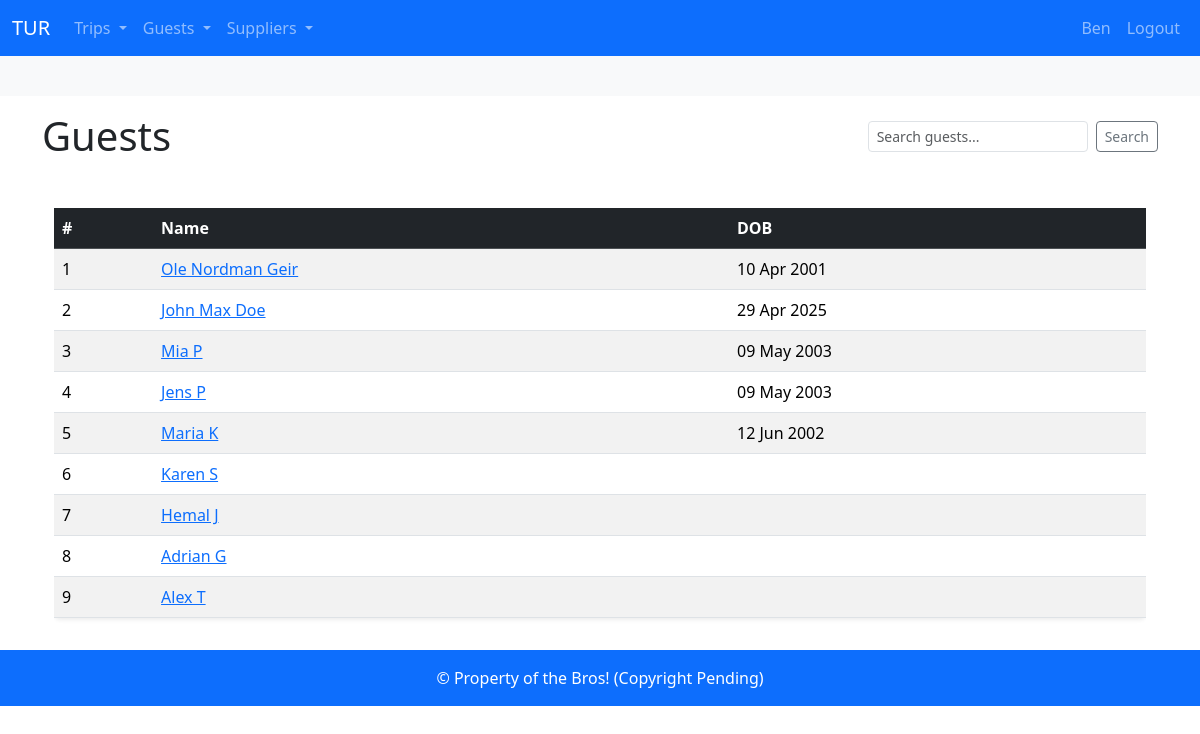
Screenshot of /guest/ (signed in) with the database file from the repository.
### booking_system/models.py (models this page shows, shortened)
class Guest(models.Model):
    first_name = models.CharField(max_length=50)
    last_name = models.CharField(max_length=50)
    middle_name = models.CharField(max_length=50, blank=True, null=True)
    date_of_birth = models.DateField(blank=True, null=True)
    email = models.EmailField(unique=True,blank=True, null=True)
    mobile = PhoneNumberField(region='NO')
    emergency_contact = models.ForeignKey(
        'self',
        on_delete=models.SET_NULL,
        blank=True,
        null=True,
        related_name="emergency_for"
    )
    def __str__(self):
        if self.middle_name:
            return f"{self.first_name} {self.middle_name} {self.last_name}"
        else:
            return f"{self.first_name} {self.last_name}"

### booking_system/views.py (the view)
# urls.py: path("guest/", views.guest_overview, name='guest_overview'),
@login_required
def guest_overview(request):
    search_query = request.GET.get('search', '')
    if search_query:
        guests = search_guests(search_query)
    else:
        guests = Guest.objects.order_by()
    context = {
        'guests':guests
        }
    return render(request,"booking_system/guest/guest_overview.html", context=context)

### booking_system/templates/booking_system/guest/guest_overview.html (shortened to what this page needs)
{%extends "base.html" %}
{%block body%}
<div class="d-flex justify-content-between align-items-center mb-4">
    <h1 class="m-0">Guests</h1>
    <form method="get" class="d-flex" role="search">
        <input type="text" name="search" class="form-control form-control-sm me-2"
               placeholder="Search guests..." value="{{ request.GET.search }}">
        <button class="btn btn-outline-secondary btn-sm" type="submit">Search</button>
    </form>
</div>
<div class="container mt-5">
    <div class="table-responsive">
        <table class="table table-striped table-hover shadow-sm rounded">
            <thead class="table-dark">
                <tr>
                    <th>#</th>
                    <th>Name</th>
                    <th>DOB</th>
                </tr>
            </thead>
            <tbody>
                {% for guest in guests %}
                <tr>
                    <td>{{ forloop.counter }}</td>
                    <td><a href="{% url 'guest_view' guest.id %}">{{ guest }}</a></td>
                    <td>{{ guest.date_of_birth|date:"d M Y" }}</td>
                </tr>
                {% empty %}
                <tr>
                    <td colspan="5" class="text-center">No Guests found.</td>
                </tr>
                {% endfor %}
            </tbody>
        </table>
    </div>
</div>
{%endblock body%}

### booking_system/templates/base.html (shortened to what this page needs)
<!DOCTYPE html>
<html lang="en">
<head>
<link href="https://cdn.jsdelivr.net/npm/bootstrap@5.3.5/dist/css/bootstrap.min.css" rel="stylesheet">
<link rel="stylesheet" href="https://cdn.jsdelivr.net/npm/bootstrap-icons@1.10.5/font/bootstrap-icons.css">
</head>
<body>
<nav class="navbar navbar-expand-lg navbar-dark bg-primary">
  <div class="container-fluid">
    <a class="navbar-brand" href="{% url 'home' %}">TUR</a>
    <ul class="navbar-nav me-auto mb-2 mb-lg-0">
      {% if user.is_authenticated %}
      <li class="nav-item dropdown">
        <a class="nav-link dropdown-toggle" href="#" role="button" data-bs-toggle="dropdown" aria-expanded="false">
          Trips
        </a>
      </li>
      <li class="nav-item dropdown">
        <a class="nav-link dropdown-toggle" href="#" role="button" data-bs-toggle="dropdown" aria-expanded="false">
          Guests
        </a>
      </li>
      <li class="nav-item dropdown">
        <a class="nav-link dropdown-toggle" href="#" role="button" data-bs-toggle="dropdown" aria-expanded="false">
          Suppliers
        </a>
    </li>
    {% endif %}
    </ul>
      <ul class="navbar-nav ms-auto mb-2 mb-lg-0">
        {% if user.is_authenticated %}
          <li class="nav-item">
            <a class="nav-link" href="#">{{ user.username }}</a>
          </li>
          <li class="nav-item">
            <a class="nav-link" href="{% url 'logout' %}">Logout</a>
          </li>
        {% endif %}
      </ul>
    </div>
</nav>
{% block header %}
<div class="container-fluid text-center bg-light p-3">
</div>
{% endblock header %}
<div class="container my-3">
{% block body  %}
{% endblock body %}
</div>
<div class="bottom bg-primary text-white text-center p-3 ">
&copy; Property of the Bros! (Copyright Pending)
</div>
</body>
</html>

### rows the page displays
Guest: middle_name+first_name+last_name "Ole Nordman Geir", date_of_birth "10 Apr 2001"
Guest: middle_name+first_name+last_name "John Max Doe", date_of_birth "29 Apr 2025"
Guest: middle_name+first_name+last_name "Mia P", date_of_birth "09 May 2003"
Guest: middle_name+first_name+last_name "Jens P", date_of_birth "09 May 2003"
Guest: middle_name+first_name+last_name "Maria K", date_of_birth "12 Jun 2002"
Guest: middle_name+first_name+last_name "Karen S"
Guest: middle_name+first_name+last_name "Hemal J"
Guest: middle_name+first_name+last_name "Adrian G"
Guest: middle_name+first_name+last_name "Alex T"

### other values shown
{{ user.username }} "Ben"
